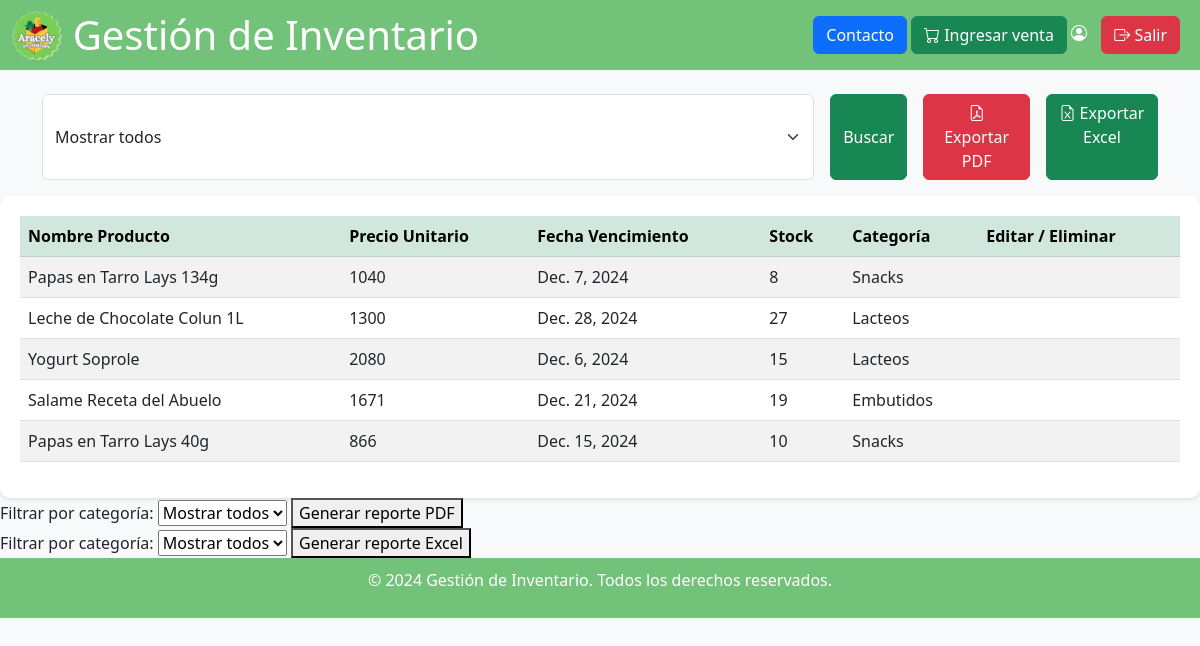
/gestion/, run on the app's committed database.
### gestion/models.py (models this page shows, shortened)
class Producto(models.Model):
    nombre = models.CharField(max_length=255)
    precio_unitario = models.IntegerField()
    fecha_vencimiento = models.DateField()
    stock = models.PositiveIntegerField()
    categoria = models.CharField(max_length=100)

### gestion/views.py (the view)
# urls.py: path('gestion/', views.gestion, name='gestion'),
def gestion(request):
    es_admin = request.user.groups.filter(name='Administradores').exists()
    productos = Producto.objects.all()
    categorias = [
        "Lacteos", "Embutidos", "Rotiseria", "Limpieza", "Congelados",
        "Confites", "Panaderia", "Snacks", "Dulces", "Bebidas", "Jugos"
    ]
    return render(request, 'gestion/gestion.html', {
            'productos': productos,
            'categorias': categorias,
            'es_admin': es_admin,
    })

### gestion/templates/gestion/gestion.html (shortened to what this page needs)
{% load static %}
<!DOCTYPE html>
<html lang="es">
<head>
    <link href="https://cdn.jsdelivr.net/npm/bootstrap@5.3.0/dist/css/bootstrap.min.css" rel="stylesheet">
    <link href="https://cdn.jsdelivr.net/npm/bootstrap-icons/font/bootstrap-icons.css" rel="stylesheet">
</head>
<body>
    <div class="header d-flex justify-content-between align-items-center">
        <div class="d-flex align-items-center">
            <a href="/">
                <img src="{% static 'gestion/img/logo.png' %}" alt="Logo" style="height: 50px;">
            </a>
            <h1 class="m-0">Gestión de Inventario</h1>
        </div>
        <div>
            <button type="button" class="btn btn-primary" data-bs-toggle="modal" data-bs-target="#contactoModal">
            Contacto
            </button>
            <button type="button" class="btn btn-success" data-bs-toggle="modal" data-bs-target="#ventasModal">
                <i class="bi bi-cart"></i> Ingresar venta
            </button>
            <a href="#"><i class="bi bi-person-circle"></i> {{ user.username }}</a>
            <a href="{% url 'logout' %}" class="btn btn-danger"><i class="bi bi-box-arrow-right"></i> Salir</a>
        </div>
    </div>
    <div class="container mt-4">
        <form class="d-flex gap-3 mb-3" method="GET" action="{% url 'gestion_filtrada' %}">
            <select class="form-select" id="categoria" name="categoria" required>
                <option value="Mostrar todos" {% if categoria_seleccionada == 'Mostrar todos' %}selected{% endif %}>Mostrar todos</option>
            </select>
            <button class="btn btn-success" type="submit">Buscar</button>
            <a href="{% url 'reporte_pdf' %}?categoria={{ categoria_seleccionada }}" class="btn btn-danger">
                <i class="bi bi-file-earmark-pdf"></i> Exportar PDF
            </a>
            <a href="{% url 'reporte_excel' %}?categoria={{ categoria_seleccionada }}" class="btn btn-success">
                <i class="bi bi-file-earmark-excel"></i> Exportar Excel
            </a>
        </form>
        </div>
        <div class="table-container">
            <table class="table table-striped">
                <thead class="table-success">
                    <tr>
                        <th>Nombre Producto</th>
                        <th>Precio Unitario</th>
                        <th>Fecha Vencimiento</th>
                        <th>Stock</th>
                        <th>Categoría</th>
                        <th>Editar / Eliminar</th>
                    </tr>
                </thead>
                <tbody>
                    {% for producto in productos %}
                        <tr>
                            <td>{{ producto.nombre }}</td>
                            <td>{{ producto.precio_unitario }}</td>
                            <td>{{ producto.fecha_vencimiento }}</td>
                            <td>{{ producto.stock }}</td>
                            <td>{{ producto.categoria }}</td>
                            <td>
                            </td>
                        </tr>
                    {% endfor %}
                </tbody>
            </table>
        </div>
<form method="get" action="{% url 'reporte_pdf' %}">
    <label for="categoria">Filtrar por categoría:</label>
    <select name="categoria" id="categoria">
        <option value="Mostrar todos">Mostrar todos</option>
    </select>
    <button type="submit">Generar reporte PDF</button>
</form>
<form method="get" action="{% url 'reporte_excel' %}">
    <label for="categoria">Filtrar por categoría:</label>
    <select name="categoria" id="categoria">
        <option value="Mostrar todos">Mostrar todos</option>
    </select>
    <button type="submit">Generar reporte Excel</button>
</form>
    <div class="footer">
        <p>&copy; 2024 Gestión de Inventario. Todos los derechos reservados.</p>
    </div>
</body>
</html>

### gestion/templates/gestion/gestion.html (style rules this page uses)
body { background-color: #f8f9fa; }
.header { background-color: #72c27a; color: white; padding: 10px; }
.header a { color: white; text-decoration: none; margin-right: 10px; }
.table-container { background-color: white; border-radius: 10px; padding: 20px; box-shadow: 0px 2px 4px rgba(0, 0, 0, 0.1); }
.footer { background-color: #72c27a; color: white; text-align: center; padding: 10px; border-radius: 10px; margin-top: auto; width: 100%; border-radius: 0; box-sizing: border-box; }

### data on the page
Producto: nombre "Papas en Tarro Lays 134g", precio_unitario "1040", fecha_vencimiento "Dec. 7, 2024", stock "8", categoria "Snacks"
Producto: nombre "Leche de Chocolate Colun 1L", precio_unitario "1300", fecha_vencimiento "Dec. 28, 2024", stock "27", categoria "Lacteos"
Producto: nombre "Yogurt Soprole", precio_unitario "2080", fecha_vencimiento "Dec. 6, 2024", stock "15", categoria "Lacteos"
Producto: nombre "Salame Receta del Abuelo", precio_unitario "1671", fecha_vencimiento "Dec. 21, 2024", stock "19", categoria "Embutidos"
Producto: nombre "Papas en Tarro Lays 40g", precio_unitario "866", fecha_vencimiento "Dec. 15, 2024", stock "10", categoria "Snacks"
